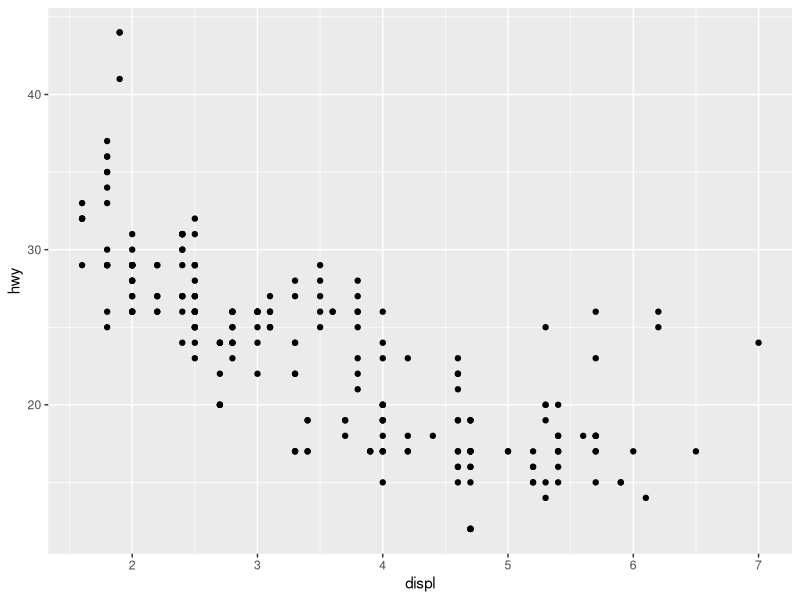
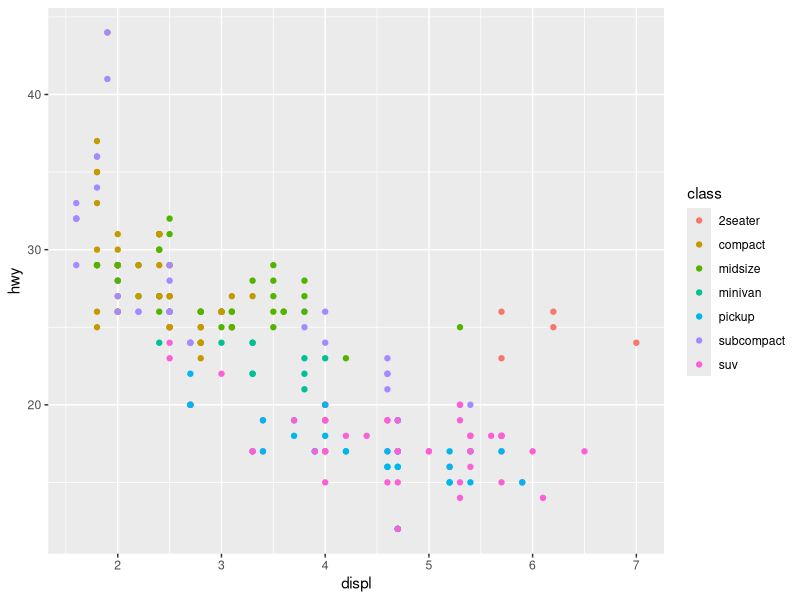
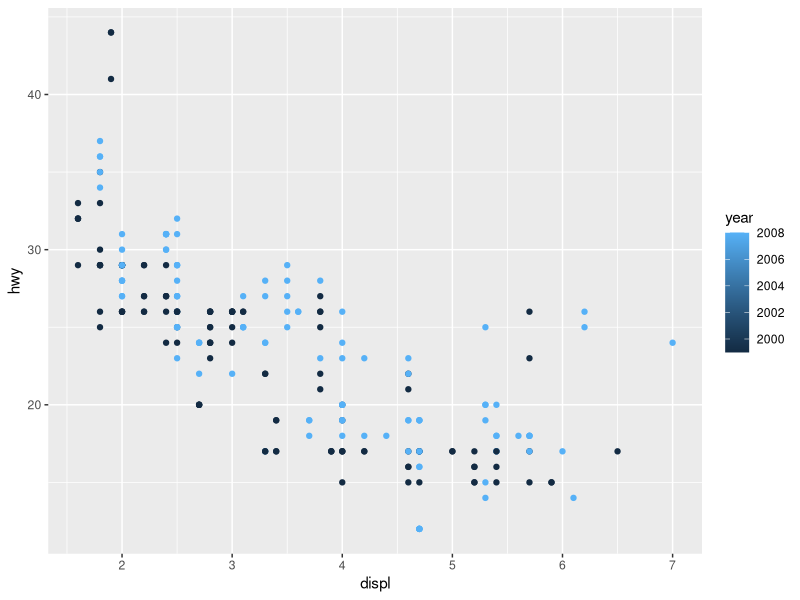
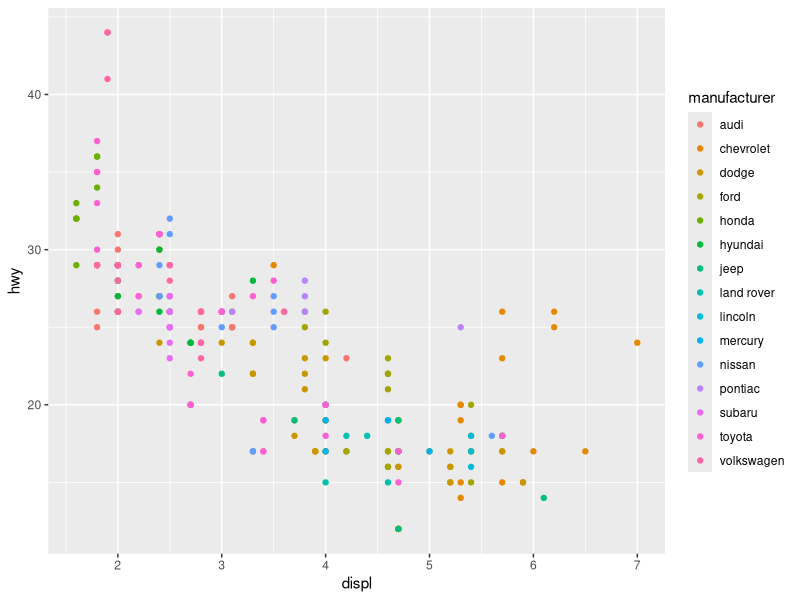
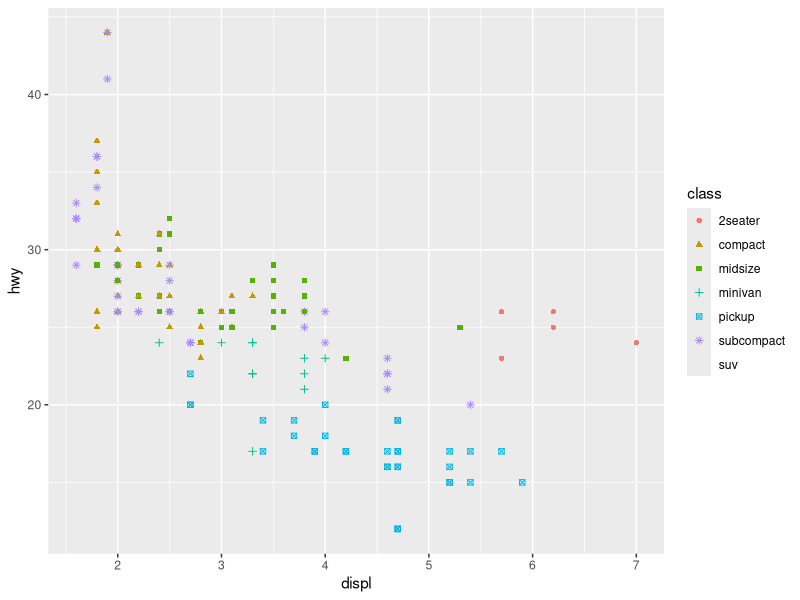
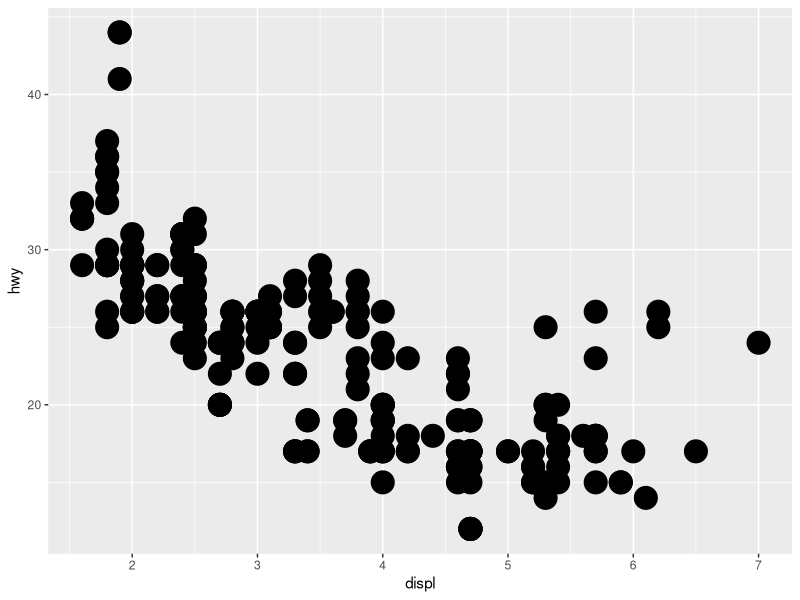

These charts were generated, in order, by the following R code: (Note: this script raises an error after producing the figures.)
## ---- chunk 1
library(tidyverse)
## ---- chunk 2
mpg
ggplot(data = mpg) + 
  geom_point(mapping = aes(x = displ, y = hwy))

ggplot(data = mpg) + 
  geom_point(mapping = aes(x = displ, y = hwy, color = class))
## ---- chunk 3
ggplot(data = mpg) + 
  geom_point(mapping = aes(x = displ, y = hwy, color = year))

ggplot(data = mpg) + 
  geom_point(mapping = aes(x = displ, y = hwy, color = manufacturer))
## ---- chunk 4
ggplot(data = mpg) + 
  geom_point(mapping = aes(x = displ, y = hwy, color = class,shape = class))
## ---- chunk 5
ggplot(data = mpg) + 
  geom_point(mapping = aes(x = displ, y = hwy,  stroke = 5))
## ---- chunk 6
ggplot(data = mpg) + 
  geom_point(mapping = aes(colour = displ < 5))
## ---- chunk 7
ggplot(data = mpg) + 
  geom_point(mapping = aes(x = displ, y = hwy)) + 
  facet_wrap(~ class, nrow = 2)
## ---- chunk 8
ggplot(data = mpg) + 
  geom_point(mapping = aes(x = displ, y = hwy)) + 
  facet_wrap(~ hwy, nrow = 2)
## ---- chunk 9
ggplot(data = mpg) + 
  geom_point(mapping = aes(x = drv, y = cyl))
## ---- chunk 10
ggplot(data = mpg) + 
  geom_point(mapping = aes(x = displ, y = hwy)) +
  facet_grid(drv ~ .)

ggplot(data = mpg) + 
  geom_point(mapping = aes(x = displ, y = hwy)) +
  facet_grid(. ~ cyl)
